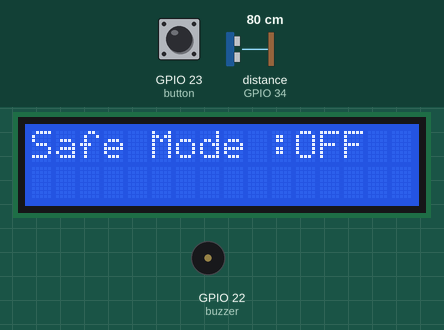
Simulated run of this sketch. Board: ESP32. On the bench: 16×2 character LCD, buzzer (waves = sounding, pin HIGH). The inputs (shaded band) are chosen by the test bench; at power-on: GPIO 23 (button) HIGH, distance to the obstacle (sensor on GPIO 34) 80 cm. The echo pulse lasts 58.3 µs per cm; pins used as bus, display or sensor lines are not drawn; what the sketch prints to the serial monitor is not drawn.

Above: at 1.2 s.
1.3 s: GPIO 23 (button) pulled LOW for 1 s
At 3.6 s:
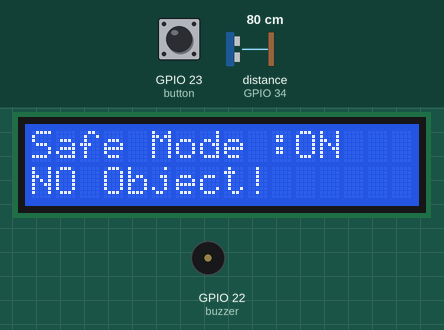
3.9 s: distance to the obstacle (sensor on GPIO 34) set to 23 cm
5.4 s: distance to the obstacle (sensor on GPIO 34) set to 18 cm
At 5.58 s:
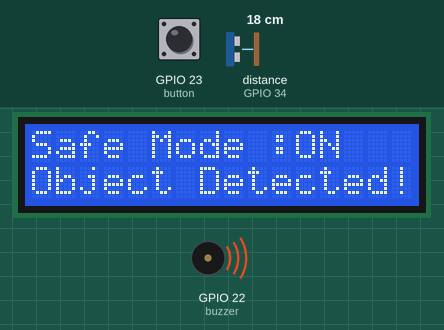
7.2 s: GPIO 23 (button) pulled LOW for 0.15 s
At 8.7 s:
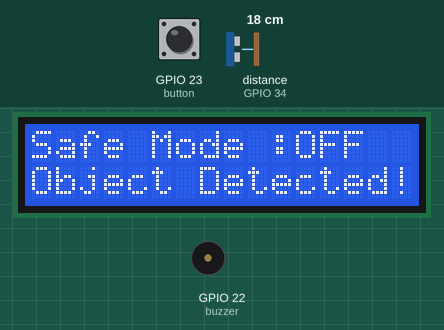
9.0 s: GPIO 23 (button) pulled LOW for 3.2 s
At 12.7 s:
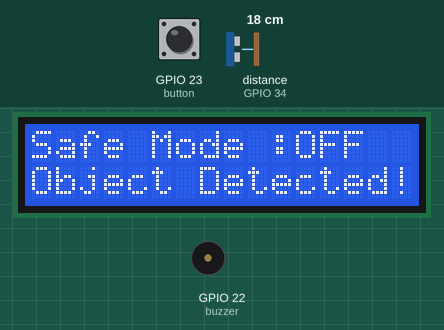
13.7 s: GPIO 23 (button) pulled LOW for 0.15 s
At 14.06 s:
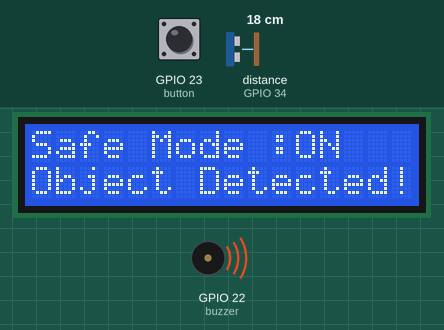
Timing chart, 0 to 15.4 s (numbered marks = the images above; inputs shaded):
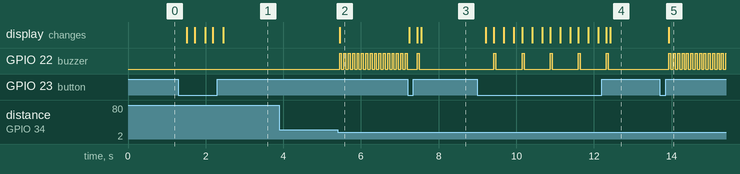

The sketch:

ESP32-Burglar-Alarm-System.ino
```cpp
#include <LiquidCrystal.h>

LiquidCrystal lcd(32, 33, 25, 27, 13, 14);  // RS, E, D4, D5, D6, D7
char data[17];
const int trigPin = 26;
const int echoPin = 34;
const int button  = 23;
const int  buzzer  = 22;
int flag=0;
void setup() {
  Serial.begin(115200);
  lcd.begin(16, 2);
  //lcd.clear();
  //lcd.setCursor(0, 0);
  //lcd.print("HC-SR04 Sensor");
  pinMode(trigPin, OUTPUT);
  pinMode(echoPin, INPUT);
  pinMode(button,INPUT_PULLUP);
  pinMode(buzzer,OUTPUT);
}

void loop() {
    if (flag==0){
      if (digitalRead(button)==LOW){
        delay(200);
        flag=1;
         }
      lcd.setCursor(0, 0);
      lcd.print("Safe Mode :OFF");

     }


    if (flag==1)
    {
      lcd.clear();
      lcd.setCursor(0, 0);
      lcd.print("Safe Mode :ON");
      lcd.setCursor(0, 1);
      lcd.print("NO Object!");
      ///////////////////////////////sesore
      digitalWrite(trigPin, LOW);
      delayMicroseconds(2);
      digitalWrite(trigPin, HIGH);
      delayMicroseconds(10);
      digitalWrite(trigPin, LOW);

      long a = pulseIn(echoPin, HIGH,30000);
      float b = (a * 0.034) / 2;

      Serial.println(b);

          if (digitalRead(button)==LOW){
              delay(200);
              flag=0;
              lcd.clear();
              lcd.setCursor(0, 0);
              lcd.print("Safe Mode :OFF");
            }


        if (b<20){
          lcd.clear();
          lcd.setCursor(0, 0);
          lcd.print("Safe Mode :ON");
          lcd.setCursor(0, 1);
          lcd.print("Object Detected!");
          digitalWrite(buzzer, HIGH);
          delay(50);
          digitalWrite(buzzer, LOW);
              if (digitalRead(button)==LOW){
                delay(200);
                flag=0;
                lcd.clear();
                lcd.setCursor(0, 0);
                lcd.print("Safe Mode :OFF");
                lcd.setCursor(0, 1);
                lcd.print("Object Detected!");
              }
        }

      }//flag=1
      delay(50);


}//loop
```

Measured:
- the behaviour switches between 21 and 20 cm on distance to the obstacle (sensor on GPIO 34) (found by bisection; images 1 and 2)
- after the input at 1.3 s, the display: changes after 0.22 s (image 1)
- after the input at 3.9 s, every drawn part: stays the same
- after the input at 5.4 s, GPIO 22 (buzzer): alternates HIGH for 0.05 s and LOW for 0.06 s, starting after 0.05 s; the display: changes after 0.05 s (image 2)
- after the input at 7.2 s, the display: first changes at once (image 3 shows a later state)
- after the input at 9.0 s, GPIO 22 (buzzer): alternates HIGH for 0.05 s and LOW for 0.67 s, 10 changes in all, then stays LOW, starting after 0.42 s; the display: first changes after 0.21 s (image 4 shows a later state)
- after the input at 13.7 s, GPIO 22 (buzzer): alternates HIGH for 0.05 s and LOW for 0.06 s, starting after 0.23 s; the display: changes after 0.23 s (image 5)
